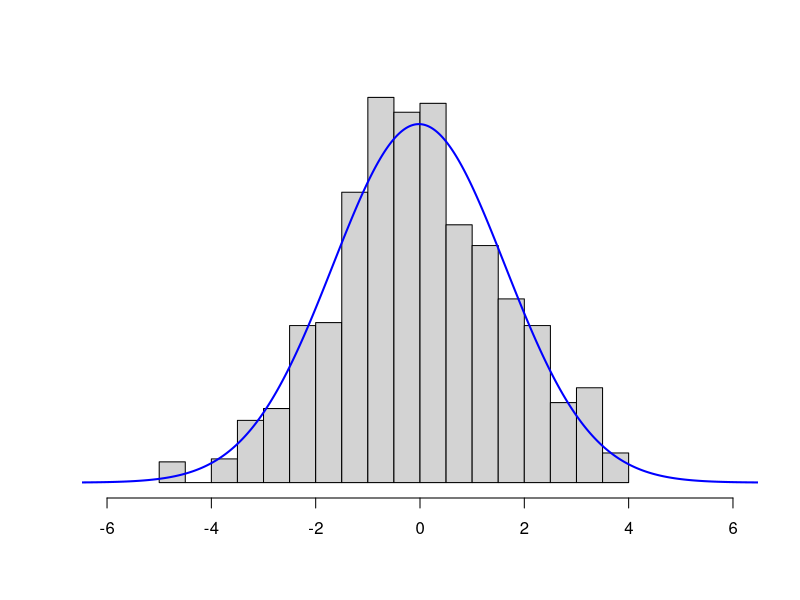

Reproduce this figure in R.
set.seed(42)

log.odds <- c()

for (i in 1:1000) {
  divider <- sample(x=1:99, size=1, replace=FALSE)
  win.lose <- c(divider, 101-divider)

  log.odds[i] <- log(win.lose[1]) - log(win.lose[2])
}

hist(log.odds, breaks = 30, xlab="", ylab="", main="", freq = FALSE, yaxt="n", xlim=c(-6,6))

x <- seq(from=-8, to=8, by=0.01)
y <- dnorm(x=x, mean=mean(log.odds), sd=sd(log.odds))

lines(x, y, lwd=2, col="blue")
